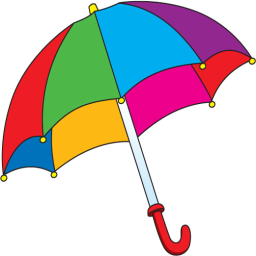
#> input picture Computer Vision Systems/umbrella.png, 256 x 256 px
$ jupyter execute 12_segmentation_HW.ipynb
#> lines starting #> are read from the running program, lines starting #| are printed output that depends on the picture; after the words box and inside, x2 and y2 are one past the last pixel; in counts of white or black regions, pixels touching at a corner belong together
## Zadanie domowe: Segmentacja przez podział i łączenie

Omówioną procedurę segmentacji przez rozrost można określić jako podejście z dołu do góry, od szczegółu do ogółu (ang. *bottom-up*) - zaczynamy od pojedynczego piksela i dochodzimy do całego obrazu lub jego fragmentu.
Segmentację można również zacząć od całego obrazka i dokonywać jego podziału na fragmenty, które ew. mogą zostać później połączone.
Takie podejście można określić jako od góry do dołu, od ogółu do szczegółu (ang. *top-down*).

Niech $R$ oznacza cały obraz, a $Q$ wybrany predykat.
Sprawdzamy, czy zachodzi zależność $Q(R)= TRUE$.
Zwykle tak nie jest, gdyż to oznaczałoby obecność na obrazie tylko jednego obszaru o ''spójnych'' właściwościach, czyli segmentacja w takim przypadku byłaby zbędna (w szczególności zachodziłoby to dla obrazu jednorodnego).
Jeśli $Q(R) = FALSE$ dzielimy obszar $R$ na podobszary.
Zwykle stosuje się tutaj podział na cztery jednakowe kwadratowe podobszary.
Zilustrowano to na poniższym rysunku.

Podział ten można również opisać w formie drzewa, gdzie każdy wierzchołek może mieć dokładnie 4 następniki.
W takim ujęciu korzeń to cały obraz.
Dla nowo powstałych podobszrów $R_1, R_2, R_3, R_4$ sprawdzany jest predykat $Q$.
Jeśli nie jest on spełniony to następuje dalszy podział - w przykładzie na $R_{41}, R_{42}, R_{43}, R_{44}$.
Procedurę kontynuujemy do momentu kiedy wszystkie podobszary będą spójne.
Uwaga. Zwykle określa się minimalny rozmiar podobszaru (większy niż 1 piksel np. blok o rozmiarze $8 \times8$).

W wyniku powyższej procedury otrzymujemy podział obrazka, przy czym często się może zdarzyć, że leżące obok siebie podobszary będą spełniać predykat tj. $Q (R_i \cup R_j) = TRUE$ dla sąsiadujących $R_i$ i $R_j$.
Jest to sprzeczne z podpunktem *5* w warunkach segmentacji.
Zjawisko to eliminowane jest w procedurze łączenia.
Dla każdego z podobszarów sprawdza się jego sąsiadów i jeśli spełniony jest warunek $Q (R_i \cup R_j) = TRUE$  to następuje ich połączenie.
Procedura kontynuowana jest do momentu, kiedy niemożliwe jest dalsze łączenie.

Dla metody możliwe są również uproszczenia.
Przykładowo osłabia się warunek na łączenie z $Q (R_i \cup R_j) = TRUE$ na $Q (R_i)= TRUE i Q(R_j) = TRUE$, czyli warunki muszą być spełnione dla każdego podobszaru osobno, ale już nie dla połączenia.

Uwaga. Podobnie jak dla segmentacji przez rozrost, segmentacja przez podział i łączenie to też tylko pewna koncepcja (pewne ramy) algorytmu.
Stworzenie konkretnego rozwiązania jest zadaniem dla osoby realizującej dany system wizyjny i wymaga analizy konkretnego problemu.

Uwaga. Podany poniżej sposób implementacji nie jest ani jedynym z możliwych, ani optymalnym obliczeniowo.
Ma on za zadanie tylko zilustrować koncepcję tej metody segmentacji.

## Realizacja ćwiczenia

1. Wczytaj obraz *umbrella.png*.
   Dokonaj konwersji z BGR do RGB.
   Wyświetl go.
   Załóżmy, że chcemy dokonać segmentacji poszczególnych fragmentów kolorowego parasola.
   Nasz algorytm opierać się będzie na podejściu podziału i łączenia.
   Jako kryterium podziału zastosujemy ''jednorodność'' danego obszaru, którą można opisać poprzez odchylenie standardowe.
   Przy scalaniu będziemy brać pod uwagę średni ocień koloru tj. łączyć podobszary o zbliżonym odcieniu.

2. W pierwszym etapie należy dokonać konwersji do przestrzeni barw HSV.
   Następnie wybrać tylko składową H (tj. barwę).
   Można ją kontrolnie wyświetlić.

3. Procedurę podziału wygodnie jest zrealizować w formie rekurencji.
   Utwórz funkcję np. `split`, która jako argumenty przyjmować będzie obraz oraz cztery współrzędne analizowanego podobszaru.
   W pierwszym kroku należy wyciąć odpowiedni fragment oraz obliczyć dla niego średnią i odchylenie standardowe (`np.mean` oraz `np.std`).

4. Następnie sprawdzamy czy odchylenie jest mniejsze niż zadany przez nas próg (np. 0.05) oraz czy nie osiągnęliśmy limitu podziału (np. bok kwadratu 8 pikseli).
  Oba potrzebne progi możemy zrealizować za pomocą zmiennych globalnych dostępnych w Python (po prostu zadeklarowanych przed funkcją).
  Potrzeby rozmiar kwadratu obliczamy na podstawie współrzędnych (przekazanych do funkcji jako argumenty)

   Uwaga. Użycie zmiennych globalnych jest złą praktyką programistyczną i zachęcamy do ''opakowania'' obliczeń w klasę - nie jest to jednak obowiązkowe.

5. Jeśli podobszar nie jest jednorodny (tj. duże odchylenie standardowe) i nie osiągnęliśmy minimalnego rozmiaru podobszaru to dokonujemy podziału na cztery części.
      Wyznaczamy rozmiar aktualnego podobszaru (na podstawie jego współrzędnych).
      Z ich wykorzystaniem otrzymujemy cztery identyczne podobszary ($I1,I2,I3,I4$).

      Następnie dla każdego z nich wywołujemy funkcję `split` - rekurencja.
      Najtrudniejsze jest odpowiednie podanie współrzędnych.
      Mają to być **rzeczywiste** współrzędne podobszaru we współrzędnych globalnych (obrazu w pełnej rozdzielczości).
      Podpowiedź. Trzeba ''odpowiednio'' wykorzystać współrzędne podobszaru przed podziałem (tj. argumenty funkcji) oraz rozmiar podobszaru.
      Należy zwrócić uwagę na to, aby nie wystąpił błąd przesunięcia o 1 tj. współrzędna była większa/mniejsza o 1 od rzeczywistej.
      W razie wątpliwości warto sobie te parametry wypisać na konsolę lub użyć debugera.

6. Jeśli podobszar jest jednorodny lub nie możemy już dalej prowadzić podziału to:
   - zapisujemy indeks danego podobszaru: ` seg_res[y1:y2, x1:x2] = index`, gdzie: `seg_res` to globalna macierz o rozmiarze takim jak obraz wejściowy (typ *int16*), `y1,y2,x1,x2` to współrzędne podobszaru. W macierzy `seg_res` zapisywane będą obszary jednorodne.
  Zmienna `index` jest globalnym licznikiem podobszarów.
  Powinna zostać zainicjowana wartością 1 przed pierwszym wywołaniem funkcji `split`.
  Następnie, każdorazowo po przypisaniu należy ją inkrementować.
  Uwaga. Aby możliwa była modyfikacja zmiennej globalnej, należy wewnątrz funkcji dodać np. linijkę: `global seg_res`

  - zapisujemy średnią  podobszaru.
    Wykorzystujemy macierz globalną `MRes` oraz kod podobny do opisanego powyżej.
    Wartości te wykorzystamy przy etapie scalania.

  Uwaga. Podany sposób zapisu wyników podziału jest dość nieefektywny.
  Następuje powielenie tej samej informacji.
  Lepszym pomysłem byłoby wykorzystanie podejścia opartego o grafy, jednak jest ono trudniejsze do ''szybkiej'' implementacji.

7. Proszę wyświetlić macierze `seg_res` in `m_res`. Pierwsza powinna pokazywać podział na obszary - mniejsze lub większe kwadraty. Druga zasadniczo powinna wyglądać podobnie jak składowa H, tylko bardziej ''rozmazany''.

[cell 1]
import os
import cv2
import matplotlib.pyplot as plt
import numpy as np

if not os.path.exists("umbrella.png") :
    !wget https://raw.githubusercontent.com/vision-agh/poc_sw/master/12_Segmentation/umbrella.png --no-check-certificate

[cell 2]
image = cv2.imread('umbrella.png')
#> image is the input picture: shape (256, 256, 3); mean B, G, R 193.8, 192.6, 203
image_rgb = cv2.cvtColor(image, cv2.COLOR_BGR2RGB)

plt.figure(figsize=(4, 4))
plt.imshow(image_rgb)
plt.title('Obraz Kolorowego Parasola')
plt.axis('off')
plt.show()

image_hsv = cv2.cvtColor(image, cv2.COLOR_BGR2HSV)
#> image_hsv: shape (256, 256, 3); mean H, S, V 48.2, 87.6, 233.6
image_h = image_hsv[:, :, 0]
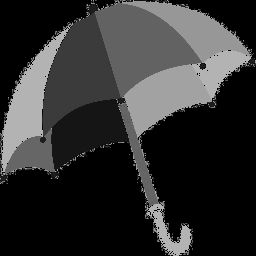
#> image_h: shape (256, 256); min 0, max 179, mean 48.2

plt.figure(figsize=(4, 4))
plt.imshow(image_h, cmap='hsv')
plt.title('Składowa H (Barwa)')
plt.axis('off')
plt.colorbar(label='Odcień')
plt.show()
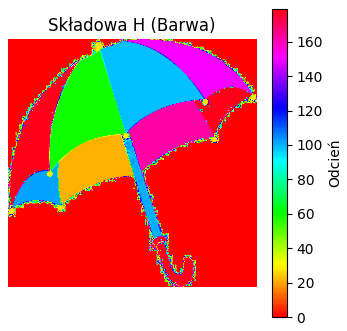
#> figure drawn by matplotlib, 2 panels

threshold_std = 0.05
min_size = 8
index = 1
seg_res = None
m_res = None

def split(image, x1, y1, x2, y2):
#> called with x1 = 0, y1 = 0, x2 = 256, y2 = 256
    global seg_res, m_res, index

    fragment = image[y1:y2, x1:x2]
    mean_val = np.mean(fragment)
#> mean_val = 48.16
    std_val = np.std(fragment)
#> std_val = 64.71

    if std_val < threshold_std or (x2 - x1 <= min_size and y2 - y1 <= min_size):
        seg_res[y1:y2, x1:x2] = index
        m_res[y1:y2, x1:x2] = mean_val
        index += 1
    else:
        mid_x = (x1 + x2) // 2
        mid_y = (y1 + y2) // 2
        split(image, x1, y1, mid_x, mid_y)
#> call 2 of split, with x1 = 0, y1 = 0, x2 = 128, y2 = 128
#> in split (call 2), `fragment = image[y1:y2, x1:x2]`:
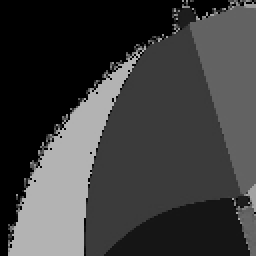
#> fragment: shape (128, 128) (shown 2 times larger); min 0, max 179, mean 61.3
#> in split (call 2), `mean_val = np.mean(fragment)`: mean_val = 61.34
#> in split (call 2), `std_val = np.std(fragment)`: std_val = 59.69
#> in split (call 4), `fragment = image[y1:y2, x1:x2]`: fragment: shape (32, 32); every value is 0
#> in split (call 4), `m_res[y1:y2, x1:x2] = mean_val`: m_res: shape (256, 256) float32; every value is 0
        split(image, mid_x, y1, x2, mid_y)
        split(image, x1, mid_y, mid_x, y2)
        split(image, mid_x, mid_y, x2, y2)
#> in split (call 12), `mean_val = np.mean(fragment)`: mean_val = 1.41
#> in split (call 12), `std_val = np.std(fragment)`: std_val = 11.16
#> in split (call 12), `m_res[y1:y2, x1:x2] = mean_val`:
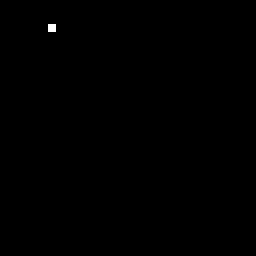
#> m_res: shape (256, 256) float32; values 0 (black) and 1.41 (white), 0.1% white; 1 white region, box (x1, y1, x2, y2) and area: (48, 24, 56, 32) 64
#> in split (call 13), `m_res[y1:y2, x1:x2] = mean_val`: m_res: shape (256, 256) float32; 0.1% of pixels changed, all inside (x1, y1, x2, y2) = (56, 24, 64, 32)

seg_res = np.zeros(image_h.shape, dtype=np.int16)
m_res = np.zeros(image_h.shape, dtype=np.float32)

split(image_h, 0, 0, image_h.shape[1], image_h.shape[0])
#> in split (call 22), `m_res[y1:y2, x1:x2] = mean_val`: m_res: shape (256, 256) float32; min 0, max 19.8, mean 0.0345
#> in split (call 23), `fragment = image[y1:y2, x1:x2]`:
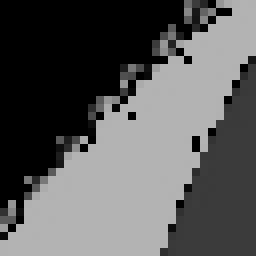
#> fragment: shape (32, 32) (shown 8 times larger); min 0, max 179, mean 90.7
#> in split (call 23), `mean_val = np.mean(fragment)`: mean_val = 90.69
#> in split (call 23), `std_val = np.std(fragment)`: std_val = 80.74
#> in split (call 28), `m_res[y1:y2, x1:x2] = mean_val`: m_res: shape (256, 256) float32; min 0, max 39.62, mean 0.1
#> in split (call 30), `m_res[y1:y2, x1:x2] = mean_val`: m_res: shape (256, 256) float32; min 0, max 39.62, mean 0.1
#> in split (call 31), `m_res[y1:y2, x1:x2] = mean_val`: m_res: shape (256, 256) float32; min 0, max 148.1, mean 0.2
#> in split (call 32), `m_res[y1:y2, x1:x2] = mean_val`: m_res: shape (256, 256) float32; min 0, max 158, mean 0.4
#> in split (call 33), `mean_val = np.mean(fragment)`: mean_val = 124.9
#> in split (call 33), `std_val = np.std(fragment)`: std_val = 64.3
#> in split (call 33), `m_res[y1:y2, x1:x2] = mean_val`:
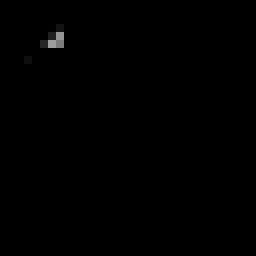
#> m_res: shape (256, 256) float32; min 0, max 158, mean 0.5
#> in split (call 35), `m_res[y1:y2, x1:x2] = mean_val`: m_res: shape (256, 256) float32; 0.1% of pixels changed, all inside (x1, y1, x2, y2) = (32, 48, 40, 56)
#> in split (call 36), `m_res[y1:y2, x1:x2] = mean_val`: m_res: shape (256, 256) float32; min 0, max 158, mean 0.7
#> in split (call 37), `mean_val = np.mean(fragment)`: mean_val = 146
#> in split (call 37), `std_val = np.std(fragment)`: std_val = 63.43
#> in split (call 37), `m_res[y1:y2, x1:x2] = mean_val`:
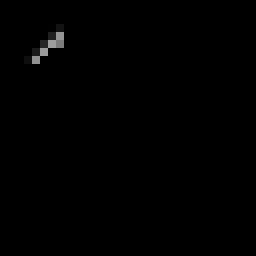
#> m_res: shape (256, 256) float32; min 0, max 158, mean 0.8
#> in split (call 38), `m_res[y1:y2, x1:x2] = mean_val`: m_res: shape (256, 256) float32; 0.1% of pixels changed, all inside (x1, y1, x2, y2) = (40, 56, 48, 64)
#> in split (call 40), `m_res[y1:y2, x1:x2] = mean_val`: m_res: shape (256, 256) float32; min 0, max 179, mean 1.2

plt.figure(figsize=(4, 4))
plt.imshow(seg_res, cmap='nipy_spectral')
plt.title('Macierz seg_res (Podział na Obszary)')
plt.axis('off')
plt.colorbar()
plt.show()

plt.figure(figsize=(4, 4))
plt.imshow(m_res, cmap='hsv')
plt.title('Macierz m_res (Średnie Wartości Składowej H)')
plt.axis('off')
plt.colorbar(label='Odcień')
plt.show()

1. Drugi etap to łączenie.
   Idea jest nieco zbliżona do segmentacji przez rozrost.
   Wybieramy dany podobszar i analizujemy sąsiednie podobszary
   Jeśli są one podobne to dołączamy je do aktualnie rozpatrywanego.
   Za kryterium podobieństwa przyjmujemy niewielką różnicę w uśrednionym odcieniu barwy (składowa H).

2. Procedurę realizujemy wewnątrz pętli `while`.
   Warunkiem jej stopu jest przekroczenie przez licznik (np. `i`) wartości `index`, co oznacza, że przeanalizowane zostały wszystkie znalezione w pierwszym etapie podobszary.

3. W pierwszym kroku ''wycinamy'' maskę pikseli o rozpatrywanym indeksie tj. `ib = seg_res == i`.
   Dokonujemy też konwersji na typ *uint8*.
   Następnie sprawdzamy, czy maska zawiera elementy niezerowe tj. czy nie jest ''pusta'' - `np.any`.
   Taki przypadek może zajść jeśli pewien podobszar został dołączony do innego i zmienione zostały jego indeksy.
   Dla ''pustej'' maski inkrementujemy licznik `i` i przechodzimy do następnej iteracji - `continue`.

4. Dla rozpatrywanego podobszaru znajdujemy współrzędną lewego górnego rogu.
   Można to zrobić z wykorzystaniem składni: `(y, x) = np.nonzero(ib)` oraz  `first = (y[0], x[0])` - znajdywanie współrzędnych pierwszego niezerowego elementu.

5. Następnie należy znaleźć sąsiadów rozpatrywanego obszaru.
   Można wykorzystać dylatację maski ``ib`` z elementem strukturalnym w postaci kwadratu o rozmiarze $3 \times 3$ - `dil = cv2.dilate(ib, cv2.getStructuringElement(cv2.MORPH_RECT,(3,3)))`
      Następnie od maski po dylatacji odejmujemy maskę oryginalną.
      Otrzymujemy ''ramkę'', którą wykorzystujemy do ''wycięcia'' (mnożenie punktowe) fragmentu z macierzy `seg_res`.
      Z tego fragmentu wybieramy elementy niezerowe (np. w ten sposób `mult_nz = mult[np.nonzero(mult)]`) i unikalne (tj. eliminacja duplikatów) - `mult_uniq = np.unique(mult_nz)`.

6. Mając wektor z indeksami sąsiadów realizujemy pętlę w której dla każdego sąsiada:
    - wycinamy opowiadającą mu maską i znajdujemy jej lewy górny róg - w sposób analogiczny do opisanego powyżej,
	- sprawdzamy, czy moduł z różnicy pomiędzy średnimi odcieniami barwy w dwóch analizowanych podobszarach jest mniejszy od progu (np. $5/255$). Jeśli tak to łączymy obszary tj. sąsiadowi przypisujemy indeks rozpatrywanego  `seg_res[ibs] = i`, gdzie `ibs` - maska podobszaru sąsiedniego.
	Do poprawnego działania konieczna jest jeszcze flaga informująca czy nastąpiło połączenie.
	Jej wartość ustawiamy na 0 przed pętlą po sąsiednich podobszarach.
	Jeśli wystąpiło połączenie to wartość ustawiamy na jeden.

	Po pętli po sąsiadach sprawdzamy flagę.
	Jeśli ma ona wartość 0 tj. nie nastąpiło połączenie obszarów to licznik	`i` jest inkrementowany.

7. Uwaga. Obliczenia mogą chwilę trwać.
   Proszę wyświetlić macierz `seg_res`.
   Jeśli implementacja jest poprawna, to wynik segmentacji powinien być względnie dobry - wszystkie elementy parasolki wyodrębnione.

[cell 3]
image = cv2.imread('umbrella.png')
image_rgb = cv2.cvtColor(image, cv2.COLOR_BGR2RGB)

threshold_std = 0.05
min_size = 8
index = 1
seg_res = None
m_res = None

seg_res = np.zeros(image_h.shape, dtype=np.int16)
m_res = np.zeros(image_h.shape, dtype=np.float32)

split(image_h, 0, 0, image_h.shape[1], image_h.shape[0])

threshold_merge = 5 / 255
i = 1

while i < index:
    ib = seg_res == i
    ib = ib.astype(np.uint8)

    if not np.any(ib):
        i += 1
        continue

    (y, x) = np.nonzero(ib)
    first = (y[0], x[0])

    dil = cv2.dilate(ib, cv2.getStructuringElement(cv2.MORPH_RECT, (3, 3)))
    dil = dil - ib
    mult = seg_res * dil
    mult_nz = mult[np.nonzero(mult)]
    mult_uniq = np.unique(mult_nz)

    merged = False
    for n in mult_uniq:
        ibs = seg_res == n
        (ys, xs) = np.nonzero(ibs)
        first_s = (ys[0], xs[0])

        if np.abs(m_res[first[0], first[1]] - m_res[first_s[0], first_s[1]]) < threshold_merge:
            seg_res[ibs] = i
            merged = True

    if not merged:
        i += 1
#> dil: shape (256, 256); values 0 (black) and 1 (white), 0.04% white in thin lines or dots, all inside (x1, y1, x2, y2) = (191, 247, 201, 256)
#> ib: shape (256, 256); every value is 0
#> ibs: shape (256, 256) bool; 0.1% white; 1 white region, box (x1, y1, x2, y2) and area: (192, 240, 200, 248) 64
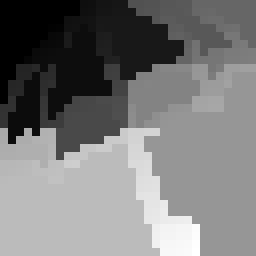
#> seg_res: shape (256, 256) int16; min 1, max 550, mean 261.5; drawn with min black and max white
#> after the loop, i = 554

plt.figure(figsize=(4, 4))
plt.imshow(seg_res, cmap='nipy_spectral')
plt.title('Macierz seg_res po podziale i łączeniu')
plt.axis('off')
plt.colorbar()
plt.show()

8. Na koniec zastosujemy jeszcze dwie proste metody filtracji wyników.
   Po pierwsze wyeliminujemy obszary o rozmiarze mniejszym niż zadany (np. 100 pikseli).
   W tym celu wyznaczamy wektor unikalnych indeksów: `unique = np.unique(seg_res)`.
   Następnie implementujemy pętlę `for` po tych indeksach.
   Wewnątrz wycinamy maskę dla rozpatrywanego indeksu i obliczamy jej pole (`sum`).
   Jeśli jest ono mniejsze niż próg to cały podobszar ''zerujemy'' - `seg_res[mask] = 0`, gdzie `mask` - maska podobszaru.

9. W drugim kroku przeprowadzamy przeindeksowanie indeksów na pierwsze N liczb całkowitych.
   Ponownie wyznaczamy unikalne indeksy.
   Następnie w pętli `for` wycinamy maskę o indeksie `U(ii)`, a do wyniku przypisujemy iterator pętli `seg_res[mask] = ii`.

10. Proszę poeksperymentować z różnymi parametrami.
    Wyniki proszę zamieścić w notebooku.

[cell 4]
image = cv2.imread('umbrella.png')
image_rgb = cv2.cvtColor(image, cv2.COLOR_BGR2RGB)

image_hsv = cv2.cvtColor(image, cv2.COLOR_BGR2HSV)
image_h = image_hsv[:, :, 0]

threshold_std = 0.05
min_size = 8
index = 1
seg_res = None
m_res = None

seg_res = np.zeros(image_h.shape, dtype=np.int16)
m_res = np.zeros(image_h.shape, dtype=np.float32)

split(image_h, 0, 0, image_h.shape[1], image_h.shape[0])

threshold_merge = 5 / 255
i = 1

while i < index:
    ib = seg_res == i
    ib = ib.astype(np.uint8)

    if not np.any(ib):
        i += 1
        continue

    (y, x) = np.nonzero(ib)
    first = (y[0], x[0])

    dil = cv2.dilate(ib, cv2.getStructuringElement(cv2.MORPH_RECT, (3, 3)))
    dil = dil - ib
    mult = seg_res * dil
    mult_nz = mult[np.nonzero(mult)]
    mult_uniq = np.unique(mult_nz)

    merged = False
    for n in mult_uniq:
        ibs = seg_res == n
        (ys, xs) = np.nonzero(ibs)
        first_s = (ys[0], xs[0])

        if np.abs(m_res[first[0], first[1]] - m_res[first_s[0], first_s[1]]) < threshold_merge:
            seg_res[ibs] = i
            merged = True

    if not merged:
        i += 1
#> after the loop, i = 554

min_area = 100
unique_indices = np.unique(seg_res)
#> unique_indices = 315 values from 1 to 550

for idx in unique_indices:
    if idx == 0:
        continue

    mask = seg_res == idx
    area = np.sum(mask)

    if area < min_area:
        seg_res[mask] = 0

unique_indices = np.unique(seg_res)
#> unique_indices = 17 values from 0 to 404
new_index = 1

for idx in unique_indices:
    if idx == 0:
        continue

    mask = seg_res == idx
    seg_res[mask] = new_index
    new_index += 1
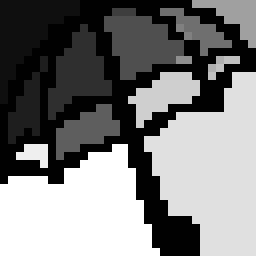
#> seg_res: shape (256, 256) int16; min 0, max 16, mean 7.72; drawn with min black and max white
#> after the loop, new_index = 17

plt.figure(figsize=(4, 4))
plt.imshow(seg_res, cmap='nipy_spectral')
plt.title('Macierz seg_res po podziale, łączeniu i filtracji')
plt.axis('off')
plt.colorbar()
plt.show()
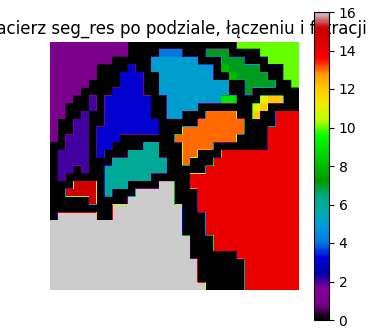
#> figure drawn by matplotlib, 2 panels
